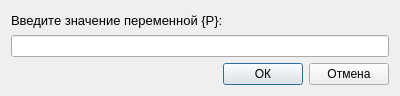
<?xml version="1.0" encoding="UTF-8"?>
<ui version="4.0">
 <class>pointvalue</class>
 <widget class="QDialog" name="pointvalue">
  <property name="geometry">
   <rect>
    <x>0</x>
    <y>0</y>
    <width>400</width>
    <height>96</height>
   </rect>
  </property>
  <property name="windowTitle">
   <string>Dialog</string>
  </property>
  <layout class="QVBoxLayout" name="verticalLayout">
   <item>
    <widget class="QLabel" name="label">
     <property name="font">
      <font>
       <pointsize>10</pointsize>
      </font>
     </property>
     <property name="text">
      <string>Введите значение переменной {P}:</string>
     </property>
    </widget>
   </item>
   <item>
    <widget class="QLineEdit" name="lineEdit"/>
   </item>
   <item>
    <layout class="QHBoxLayout" name="horizontalLayout">
     <item>
      <spacer name="horizontalSpacer">
       <property name="orientation">
        <enum>Qt::Horizontal</enum>
       </property>
       <property name="sizeHint" stdset="0">
        <size>
         <width>40</width>
         <height>20</height>
        </size>
       </property>
      </spacer>
     </item>
     <item>
      <widget class="QPushButton" name="pushButton">
       <property name="minimumSize">
        <size>
         <width>0</width>
         <height>0</height>
        </size>
       </property>
       <property name="text">
        <string>ОК</string>
       </property>
      </widget>
     </item>
     <item>
      <widget class="QPushButton" name="pushButton_2">
       <property name="text">
        <string>Отмена</string>
       </property>
      </widget>
     </item>
    </layout>
   </item>
  </layout>
 </widget>
 <resources/>
 <connections/>
</ui>
